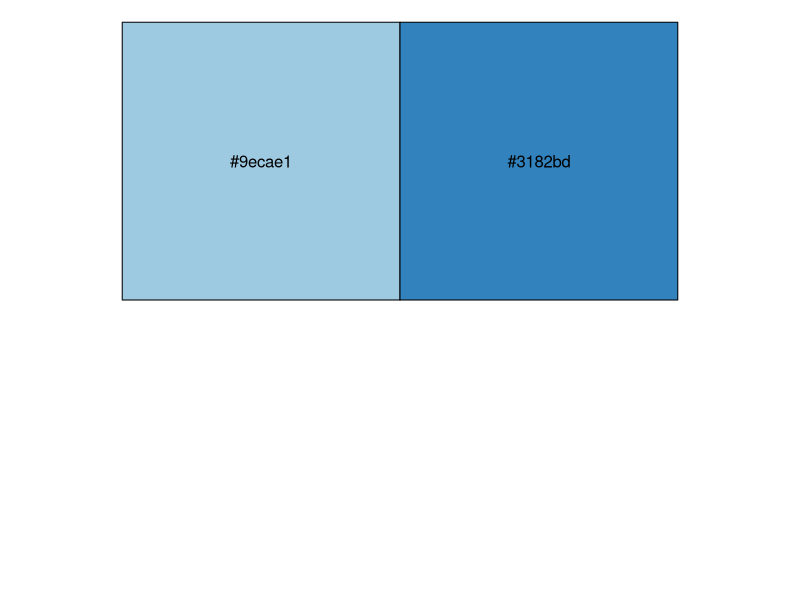
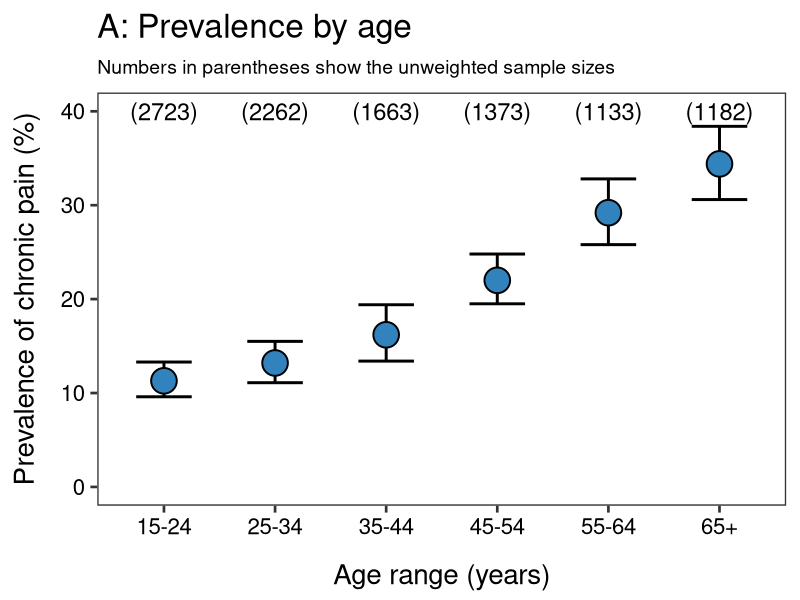

These charts were generated, in order, by the following R code:
############################################################
#                                                          #
#                           Age                            #
#                                                          #
############################################################

# Load packages
library(tidyverse)
library(magrittr)

# Palettes
pal_za <- c('#9ecae1', '#3182bd')
scales::show_col(pal_za)

# Load data
data <- read_csv('data/age.csv')

# Glimpse
glimpse(data)

# Plot (ZA)
pp <- ggplot(data = data) +
    aes(x = age,
        y = estimate_chronic,
        ymin = ci.low_chronic,
        ymax = ci.high_chronic) +
    geom_errorbar(size = 1,
                  width = 0.5,
                  colour = '#000000') +
    geom_point(size = 8,
               shape = 21,
               stroke = 1,
               fill = pal_za[[2]],
               colour = '#000000') +
    geom_text(aes(y = 40,
                  label = paste0('(', unweighted_n, ')')),
              size = 6) +
    labs(title = 'A: Prevalence by age',
         subtitle = 'Numbers in parentheses show the unweighted sample sizes',
         x = 'Age range (years)',
         y = 'Prevalence of chronic pain (%)') +
    scale_y_continuous(limits = c(0, 40)) +
    theme_bw(base_size = 20) +
    theme(panel.grid = element_blank(),
          plot.subtitle = element_text(size = 14),
          axis.title.y = element_text(margin = margin(r = 1,
                                                      unit = 'lines')),
          axis.title.x = element_text(margin = margin(t = 1,
                                                      unit = 'lines')),
          axis.text.y = element_text(colour = '#000000'),
          axis.text.x = element_text(colour = '#000000'))

# Save
ggsave(filename = 'figures/supplement-1-A-age.png',
       plot = pp,
       height = 8,
       width = 8)
